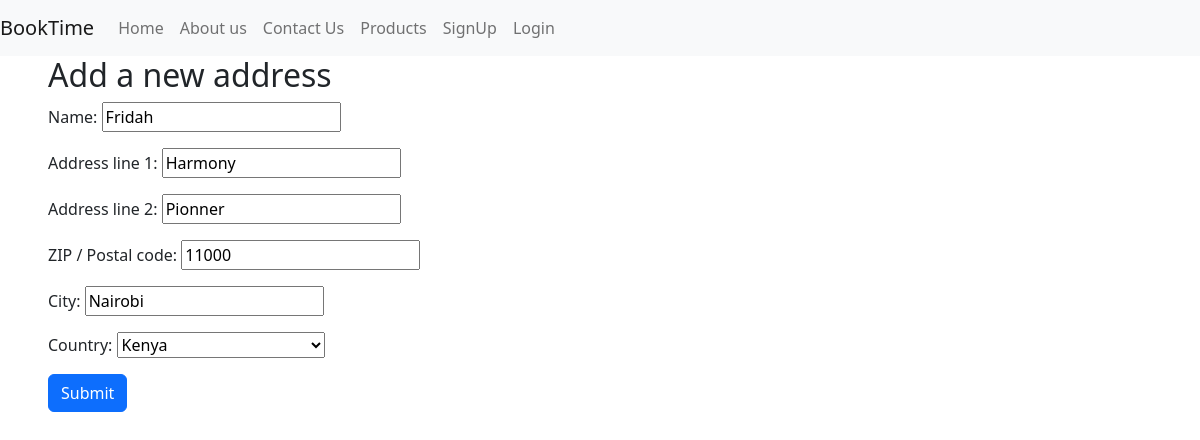
Page /user/address/1/ (signed in) on the committed database.
### localusers/models.py (models this page shows, shortened)
class Address(models.Model):
    SUPPORTED_COUNTRIES = (
        ("uk", "United Kingdom"),
        ("us", "United States of America"),
        ('ke', 'Kenya')
    )
    user = models.ForeignKey(User, on_delete=models.CASCADE)
    name = models.CharField(max_length=60)
    address1 = models.CharField("Address line 1", max_length=60)
    address2 = models.CharField("Address line 2", max_length=60, blank=True)
    zip_code = models.CharField("ZIP / Postal code", max_length=12)
    city = models.CharField(max_length=60)
    country = models.CharField(max_length=3, choices=SUPPORTED_COUNTRIES)

### localusers/views.py (the view)
# urls.py: path('address/<int:pk>/', views.AddressUpdateView.as_view(),
class AddressUpdateView(LoginRequiredMixin, UpdateView):
    model = models.Address
    fields = ['name', 'address1', 'address2', 'zip_code', 'city', 'country']
    success_url = reverse_lazy("address_list")
    def get_queryset(self):
        return self.model.objects.filter(user=self.request.user)

### localusers/templates/localusers/address_form.html
{% extends "../base.html" %} {% block content %}
<h2>Add a new address</h2>
<form method="POST">
  {% csrf_token %} {{ form.as_p }}
  <button type="submit" class="btn btn-primary">Submit</button>
</form>
{% endblock %}

### rows in the picture
Address: name "Fridah", address1 "Harmony", address2 "Pionner", zip_code "11000", city "Nairobi", country "Kenya"
